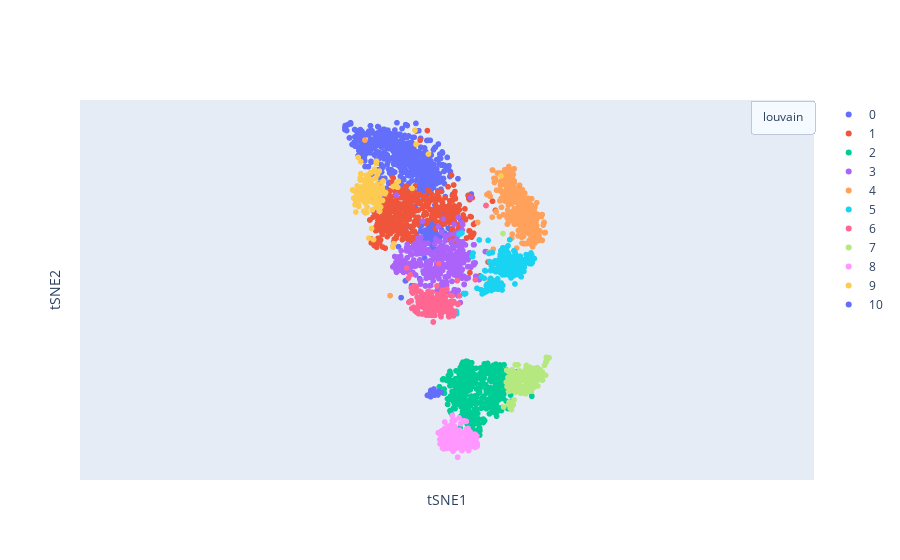

Notebook source saved alongside this figure:
### Code cell
import iplot._scanpy._scatterplots as si
import importlib
adata = sc.read_h5ad("cluster.h5ad")
importlib.reload(si)
si.tsne(adata, ['louvain']);

### Figure 1 — Plotly figure (JSON) as saved in the notebook; plotly's stock layout.template omitted (floating-point values rounded to 4 significant figures; data arrays with more than 128 entries replaced by an {"elided": "..."} marker saying what was removed)
{"data": [{"hoverinfo": "text", "hovertext": {"elided": "528 str values"}, "mode": "markers", "name": "0", "type": "scattergl", "visible": true, "x": {"elided": "528 float values"}, "y": {"elided": "528 float values"}}, {"hoverinfo": "text", "hovertext": {"elided": "389 str values"}, "mode": "markers", "name": "1", "type": "scattergl", "visible": true, "x": {"elided": "389 float values"}, "y": {"elided": "389 float values"}}, {"hoverinfo": "text", "hovertext": {"elided": "370 str values"}, "mode": "markers", "name": "2", "type": "scattergl", "visible": true, "x": {"elided": "370 float values"}, "y": {"elided": "370 float values"}}, {"hoverinfo": "text", "hovertext": {"elided": "305 str values"}, "mode": "markers", "name": "3", "type": "scattergl", "visible": true, "x": {"elided": "305 float values"}, "y": {"elided": "305 float values"}}, {"hoverinfo": "text", "hovertext": {"elided": "295 str values"}, "mode": "markers", "name": "4", "type": "scattergl", "visible": true, "x": {"elided": "295 float values"}, "y": {"elided": "295 float values"}}, {"hoverinfo": "text", "hovertext": {"elided": "200 str values"}, "mode": "markers", "name": "5", "type": "scattergl", "visible": true, "x": {"elided": "200 float values"}, "y": {"elided": "200 float values"}}, {"hoverinfo": "text", "hovertext": {"elided": "166 str values"}, "mode": "markers", "name": "6", "type": "scattergl", "visible": true, "x": {"elided": "166 float values"}, "y": {"elided": "166 float values"}}, {"hoverinfo": "text", "hovertext": {"elided": "152 str values"}, "mode": "markers", "name": "7", "type": "scattergl", "visible": true, "x": {"elided": "152 float values"}, "y": {"elided": "152 float values"}}, {"hoverinfo": "text", "hovertext": {"elided": "146 str values"}, "mode": "markers", "name": "8", "type": "scattergl", "visible": true, "x": {"elided": "146 float values"}, "y": {"elided": "146 float values"}}, {"hoverinfo": "text", "hovertext": ["AAACATTGATCAGC-1", "AAACTTGATCCAGA-1", "AAATCAACCAGGAG-1", "AAATCAACGGAAGC-1", "AAATCAACTCGCAA-1", "AAATTCGAAGGTTC-1", "AAATTCGAGGAGTG-1", "AACAAACTTTCGTT-1", "AACACGTGGAAAGT-1", "AACCTACTGTGTTG-1", "AACCTTACGAGACG-1", "AACGTGTGAAAGCA-1", "AACTACCTTAGAGA-1", "AAGCGACTGTGTCA-1", "AAGTCTCTAGTCGT-1", "AAGTTCCTTCTTAC-1", "AATACCCTGGCATT-1", "ACACGATGTCGTAG-1", "ACCACGCTACAGCT-1", "ACGAGGGACGAACT-1", "ACTTAAGAACCACA-1", "AGAACAGAGACAAA-1", "AGATATACGATGAA-1", "AGATTCCTATCGTG-1", "AGCACTGAGGGAGT-1", "AGCCGTCTCAATCG-1", "AGCTCGCTACTGGT-1", "AGGAATGATTTGTC-1", "AGGCAACTGAAGGC-1", "AGGTGGGAAGTTCG-1", "AGTACGTGAGGGTG-1", "AGTACGTGCTGCAA-1", "AGTCAGACTGCACA-1", "ATAAACACCACCAA-1", "ATAACAACTTTGTC-1", "ATAGATTGGTGTAC-1", "ATAGTCCTTGTCGA-1", "ATCACACTTTGTCT-1", "ATCGACGAATGACC-1", "ATGAGCACATCTTC-1", "ATGATATGACTGGT-1", "ATGCGATGCTGAGT-1", "ATGCGCCTTCATTC-1", "ATTATGGAATCTCT-1", "ATTGCACTGACGGA-1", "CAAGAAGATTCTAC-1", "CAAGGACTGTTCAG-1", "CACATGGAAGTCGT-1", "CACCACTGCCAACA-1", "CACCGTACTAGCGT-1", "CACGGGACAGAGTA-1", "CACGGGACGTAGGG-1", "CAGACTGAGTATGC-1", "CAGGCCGAACACCA-1", "CATACTACCTGAAC-1", "CATAGTCTCACTTT-1", "CATCATACTCAAGC-1", "CATGCCACGGGTGA-1", "CATGGCCTGTGCAT-1", "CATTACACTACTCT-1", "CCAAGTGATCAAGC-1", "CCACCATGATCGGT-1", "CCAGAAACGAACTC-1", "CCAGAAACGGTCTA-1", "CCCTCAGACGAGAG-1", "CCGACACTGGTTTG-1", "CCTAAGGATGTCAG-1", "CGATCAGAGAGGGT-1", "CGCACTACATTGGC-1", "CGCAGGTGCACTGA-1", "CGCCATTGAGAGGC-1", "CGCTACTGAGAACA-1", "CGGAGGCTTGGATC-1", "CTAAGGTGTTGCAG-1", "CTAGAGACACTTTC-1", "CTGATACTAGTAGA-1", "CTGCCAACAGGAGC-1", "CTTTAGACGATACC-1", "CTTTAGACTCATTC-1", "GAAACAGACATTCT-1", "GAAAGTGACTCAAG-1", "GAACCTGAGAGACG-1", "GAATGCTGCGGTAT-1", "GACAACACAGGCGA-1", "GACAACACATCGTG-1", "GAGTCAACGGGAGT-1", "GATATAACACGCAT-1", "GATATATGCTGGAT-1", "GCAGCCGACAGTCA-1", "GCAGCGTGCACTCC-1", "GCATGTGACAAGCT-1", "GCCGTACTACCTGA-1", "GCGAAGGATGCCAA-1", "GCGCATCTTTCTAC-1", "GCTATACTAAGGCG-1", "GGCAAGGAAGAAGT-1", "GGCCGAACAACGAA-1", "GGCTAAACTCTTAC-1", "GGGACCACGTCATG-1", "GGGACCACTCGTGA-1", "GGGATTACGTCTAG-1", "GTACCCTGTGAACC-1", "GTACTTTGTCGACA-1", "GTAGTGACCTCATT-1", "GTCATACTTTGACG-1", "GTCCACTGACCTCC-1", "GTCCAGCTACGGGA-1", "GTGAACACACTCTT-1", "GTTATGCTTTCATC-1", "GTTCAACTTATGCG-1", "TAAGATTGCGTAGT-1", "TACTCTGACGAGTT-1", "TAGGAGCTGAGGGT-1", "TAGTAAACCTCGCT-1", "TATCTGACTGTTTC-1", "TCATCAACCCGATA-1", "TGAATAACCACTTT-1", "TGACTTTGCGCATA-1", "TGATAAACGAATCC-1", "TGGAAAGAGCGATT-1", "TGTCAGGAATACCG-1", "TTAGACCTCCTACC-1", "TTAGCTACTTTCGT-1", "TTATTCCTTCGTGA-1", "TTCAAGCTAGATGA-1", "TTCGTATGGTCTGA-1"], "mode": "markers", "name": "9", "type": "scattergl", "visible": true, "x": [-37.27, -17.33, -33.75, -44.24, -32.21, -41.43, -42.61, -40.16, -43.42, -30.68, -40.75, -16.02, -35.93, -40.75, -42.65, -37.2, -44.69, -38.96, -37.23, -36.18, -35.01, -41.24, -33.89, -35.12, -36.65, -37.94, -32.48, -29.92, -36.66, -33.95, -9.819, -40.9, -38.12, -44.77, -35.46, 23.62, -41.26, -39.03, -43.3, -32.73, -35.42, -31.68, -36.18, -34.84, -41.52, -37.55, -39.04, -35.72, -35.24, -34.51, -36.32, -37.31, -33.42, -23.67, -37.51, -39.96, -36.01, -34.3, -33.87, -32.67, -34.44, -31.01, -26.05, -35.13, -38.97, -41.22, -39.96, -38.72, -42.19, -31.1, -36.91, -31.11, -41.06, -38.26, -43.34, -38.08, -31.52, -29.56, -15.5, -37.78, -36.71, -32.28, -38.52, -39.42, -35.04, -36.26, -42.17, -34.17, -34.67, -31.86, -40.25, -38.29, -41.9, -35.66, -43.53, -34.0, -35.08, -38.13, -37.15, -41.94, -39.14, -24.01, -26.14, -35.6, -31.13, -42.2, -30.97, -39.67, -37.26, -37.95, -39.81, -24.84, -43.27, -42.01, -32.35, -43.05, -31.04, -43.65, -33.15, -25.81, -33.32, -43.27, -38.36, -36.26, -40.98, -33.73], "y": [10.14, 33.05, 45.62, 28.51, 30.03, 32.25, 30.44, 28.75, 28.92, 36.47, 30.22, 59.81, 31.7, 33.68, 34.18, 37.73, 32.26, 26.35, 29.74, 37.09, 30.0, 36.87, 24.95, 9.474, 31.53, 36.05, 41.03, 30.59, 35.83, 31.84, 48.88, 39.81, 27.03, 32.37, 34.54, 38.8, 28.96, 22.1, 27.06, 30.9, 31.61, 31.02, 36.94, 26.99, 32.56, 33.03, 34.9, 30.75, 26.57, 37.64, 34.71, 27.06, 39.31, 36.35, 27.6, 27.34, 14.58, 29.16, 44.55, 25.86, 33.67, 36.05, 33.88, 40.9, 36.77, 37.86, 36.98, 27.06, 29.75, 33.69, 34.82, 31.47, 45.42, 35.82, 29.1, 24.42, 27.59, 31.17, 53.34, 28.98, 40.2, 22.48, 30.75, 32.63, 33.86, 33.1, 25.7, 37.66, 41.83, 24.46, 33.44, 21.96, 28.05, 29.09, 31.61, 30.46, 30.38, 28.74, 32.25, 24.76, 32.07, 33.54, 5.938, 23.18, 31.74, 47.3, 27.49, 22.56, 30.9, 34.3, 28.99, 34.89, 22.14, 33.27, 32.9, 26.35, 33.07, 25.49, 27.53, 7.584, 34.97, 26.64, 39.14, 40.15, 39.82, 24.36]}, {"hoverinfo": "text", "hovertext": ["AAGCCATGAACTGC-1", "AATTACGAATTCCT-1", "ACGAGGGACAGGAG-1", "ACGTGATGCCATGA-1", "AGCACTGATGCTTT-1", "ATACCACTCTAAGC-1", "ATACCGGAATGCTG-1", "ATTGTAGATTCCCG-1", "CGATCAGATGTGAC-1", "CTCCACGAGAGATA-1", "GAAAGTGAAAGTGA-1", "GAAGGTCTTAAAGG-1", "GACATTCTCCACCT-1", "GCGTAAACACGGTT-1", "GGACCGTGGGAACG-1", "GGGCCAACCTTGGA-1", "GTTAACCTTGCTTT-1", "TGCAATCTTCAGGT-1", "TGTAGGTGCTCTAT-1", "TTACTCGACGCAAT-1", "TTATGGCTTATGGC-1", "TTGAGGACTACGCA-1", "TTTAGCTGTACTCT-1"], "mode": "markers", "name": "10", "type": "scattergl", "visible": true, "x": [-9.429, -5.167, -10.25, -5.478, -7.759, -6.89, -8.319, -5.913, -8.659, -5.023, -8.959, -7.89, -8.776, -8.234, -3.96, -10.27, -8.286, -7.54, -7.597, -4.94, -7.314, -8.809, -7.288], "y": [-61.97, -60.72, -62.39, -62.16, -61.7, -62.24, -60.84, -61.47, -59.99, -60.62, -61.53, -61.17, -62.98, -61.52, -60.99, -62.32, -61.86, -60.29, -61.09, -60.47, -60.98, -60.94, -59.44]}], "layout": {"updatemenus": [{"active": 0, "buttons": [{"args": [{"visible": [true, true, true, true, true, true, true, true, true, true, true]}], "label": "louvain", "method": "update"}], "direction": "right", "showactive": true, "type": "buttons", "x": 1, "xanchor": "right", "y": 1, "yanchor": "top"}], "xaxis": {"showgrid": false, "showticklabels": false, "title": {"text": "tSNE1"}, "zeroline": false}, "yaxis": {"scaleanchor": "x", "scaleratio": 1, "showgrid": false, "showticklabels": false, "title": {"text": "tSNE2"}, "zeroline": false}}}
